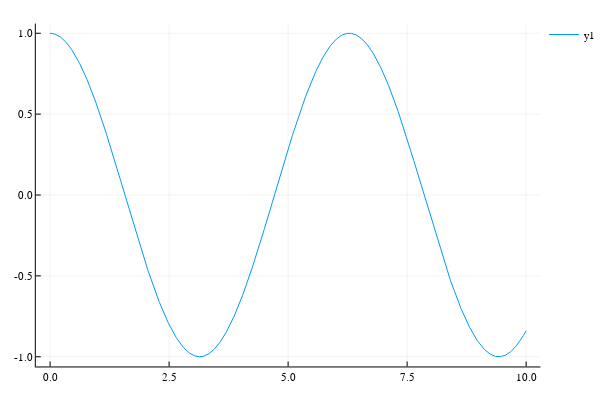

Notebook cell for this chart:
### Code cell
x = range(lower,stop=upper,length=npts)
plot(x,multp)

### Figure 1 — Plotly figure (JSON) as saved in the notebook; plotly's stock layout.template omitted (floating-point values rounded to 4 significant figures; data arrays with more than 128 entries replaced by an {"elided": "..."} marker saying what was removed)
{"data": [{"colorbar": {"title": ""}, "hoverinfo": "text", "legendgroup": "y1", "line": {"color": "rgba(0, 154, 250, 1.000)", "dash": "solid", "shape": "linear", "width": 1}, "mode": "lines", "name": "y1", "showlegend": true, "text": {"elided": "2000 null values"}, "type": "scatter", "x": {"elided": "2000 float values"}, "xaxis": "x1", "y": {"elided": "2000 float values"}, "yaxis": "y1", "zmax": 0.1, "zmin": -0.1}], "layout": {"annotations": [], "height": 400, "legend": {"bgcolor": "rgba(255, 255, 255, 1.000)", "bordercolor": "rgba(0, 0, 0, 1.000)", "font": {"color": "rgba(0, 0, 0, 1.000)", "family": "sans-serif", "size": 11}, "tracegroupgap": 0, "x": 1, "y": 1}, "margin": {"b": 20, "l": 0, "r": 0, "t": 20}, "paper_bgcolor": "rgba(255, 255, 255, 1.000)", "plot_bgcolor": "rgba(255, 255, 255, 1.000)", "showlegend": true, "width": 600, "xaxis": {"anchor": "y1", "domain": [0.06582, 0.9934], "gridcolor": "rgba(0, 0, 0, 0.100)", "gridwidth": 0.5, "linecolor": "rgba(0, 0, 0, 1.000)", "mirror": false, "range": [-0.3, 10.3], "showgrid": true, "showline": true, "showticklabels": true, "tickangle": 0, "tickcolor": "rgb(0, 0, 0)", "tickfont": {"color": "rgba(0, 0, 0, 1.000)", "family": "sans-serif", "size": 11}, "tickmode": "array", "ticks": "inside", "ticktext": ["0.0", "2.5", "5.0", "7.5", "10.0"], "tickvals": [0, 2.5, 5, 7.5, 10], "title": "", "titlefont": {"color": "rgba(0, 0, 0, 1.000)", "family": "sans-serif", "size": 15}, "type": "-", "visible": true, "zeroline": false, "zerolinecolor": "rgba(0, 0, 0, 1.000)"}, "yaxis": {"anchor": "x1", "domain": [0.03762, 0.9902], "gridcolor": "rgba(0, 0, 0, 0.100)", "gridwidth": 0.5, "linecolor": "rgba(0, 0, 0, 1.000)", "mirror": false, "range": [-1.06, 1.06], "showgrid": true, "showline": true, "showticklabels": true, "tickangle": 0, "tickcolor": "rgb(0, 0, 0)", "tickfont": {"color": "rgba(0, 0, 0, 1.000)", "family": "sans-serif", "size": 11}, "tickmode": "array", "ticks": "inside", "ticktext": ["-1.0", "-0.5", "0.0", "0.5", "1.0"], "tickvals": [-1, -0.5, 0, 0.5, 1], "title": "", "titlefont": {"color": "rgba(0, 0, 0, 1.000)", "family": "sans-serif", "size": 15}, "type": "-", "visible": true, "zeroline": false, "zerolinecolor": "rgba(0, 0, 0, 1.000)"}}}
